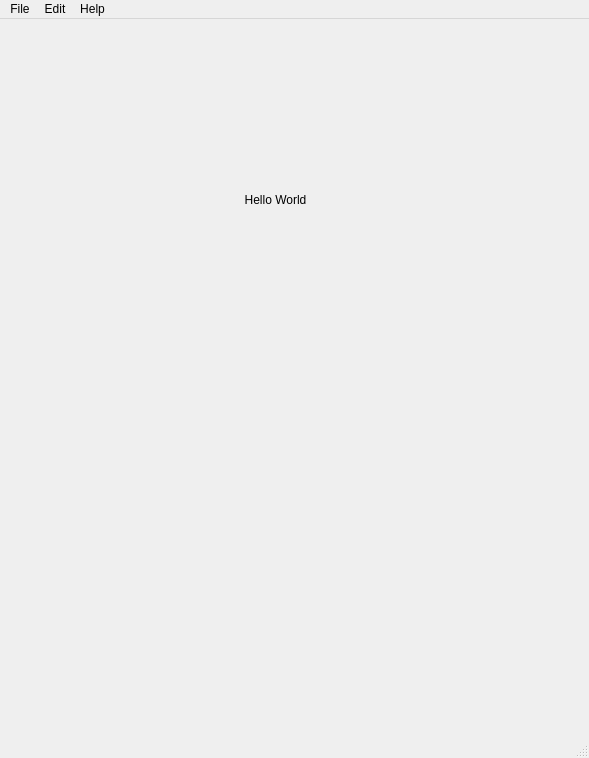
<?xml version="1.0" encoding="UTF-8"?>
<ui version="4.0">
 <class>MainWindow</class>
 <widget class="QMainWindow" name="MainWindow">
  <property name="geometry">
   <rect>
    <x>0</x>
    <y>0</y>
    <width>589</width>
    <height>758</height>
   </rect>
  </property>
  <property name="windowTitle">
   <string>MainWindow</string>
  </property>
  <widget class="QWidget" name="centralwidget">
   <widget class="QLabel" name="label">
    <property name="geometry">
     <rect>
      <x>115</x>
      <y>150</y>
      <width>321</width>
      <height>61</height>
     </rect>
    </property>
    <property name="text">
     <string>Hello World</string>
    </property>
    <property name="alignment">
     <set>Qt::AlignCenter</set>
    </property>
   </widget>
  </widget>
  <widget class="QMenuBar" name="menubar">
   <property name="geometry">
    <rect>
     <x>0</x>
     <y>0</y>
     <width>589</width>
     <height>25</height>
    </rect>
   </property>
   <property name="nativeMenuBar">
    <bool>false</bool>
   </property>
   <widget class="QMenu" name="menuFile">
    <property name="title">
     <string>File</string>
    </property>
    <widget class="QMenu" name="menuImport">
     <property name="title">
      <string>Import</string>
     </property>
     <addaction name="actionFile"/>
     <addaction name="actionObject"/>
    </widget>
    <addaction name="actionOpen"/>
    <addaction name="actionClose"/>
    <addaction name="separator"/>
    <addaction name="menuImport"/>
   </widget>
   <widget class="QMenu" name="menuEdit">
    <property name="title">
     <string>Edit</string>
    </property>
    <addaction name="actionCut"/>
    <addaction name="actionCopy"/>
    <addaction name="actionPaste"/>
    <addaction name="actionClear"/>
   </widget>
   <widget class="QMenu" name="menuHelp">
    <property name="title">
     <string>Help</string>
    </property>
   </widget>
   <addaction name="menuFile"/>
   <addaction name="menuEdit"/>
   <addaction name="menuHelp"/>
  </widget>
  <widget class="QStatusBar" name="statusbar"/>
  <action name="actionOpen">
   <property name="text">
    <string>Open</string>
   </property>
  </action>
  <action name="actionClose">
   <property name="text">
    <string>Close</string>
   </property>
  </action>
  <action name="actionFile">
   <property name="text">
    <string>File</string>
   </property>
  </action>
  <action name="actionObject">
   <property name="text">
    <string>Object</string>
   </property>
  </action>
  <action name="actionCut">
   <property name="text">
    <string>Cut</string>
   </property>
  </action>
  <action name="actionCopy">
   <property name="text">
    <string>Copy</string>
   </property>
  </action>
  <action name="actionPaste">
   <property name="text">
    <string>Paste</string>
   </property>
  </action>
  <action name="actionClear">
   <property name="text">
    <string>Clear</string>
   </property>
   <property name="shortcut">
    <string>Ctrl+C</string>
   </property>
  </action>
 </widget>
 <resources/>
 <connections>
  <connection>
   <sender>actionClose</sender>
   <signal>activated()</signal>
   <receiver>MainWindow</receiver>
   <slot>close()</slot>
   <hints>
    <hint type="sourcelabel">
     <x>-1</x>
     <y>-1</y>
    </hint>
    <hint type="destinationlabel">
     <x>294</x>
     <y>242</y>
    </hint>
   </hints>
  </connection>
  <connection>
   <sender>actionClear</sender>
   <signal>activated()</signal>
   <receiver>label</receiver>
   <slot>clear()</slot>
   <hints>
    <hint type="sourcelabel">
     <x>-1</x>
     <y>-1</y>
    </hint>
    <hint type="destinationlabel">
     <x>275</x>
     <y>205</y>
    </hint>
   </hints>
  </connection>
 </connections>
</ui>
